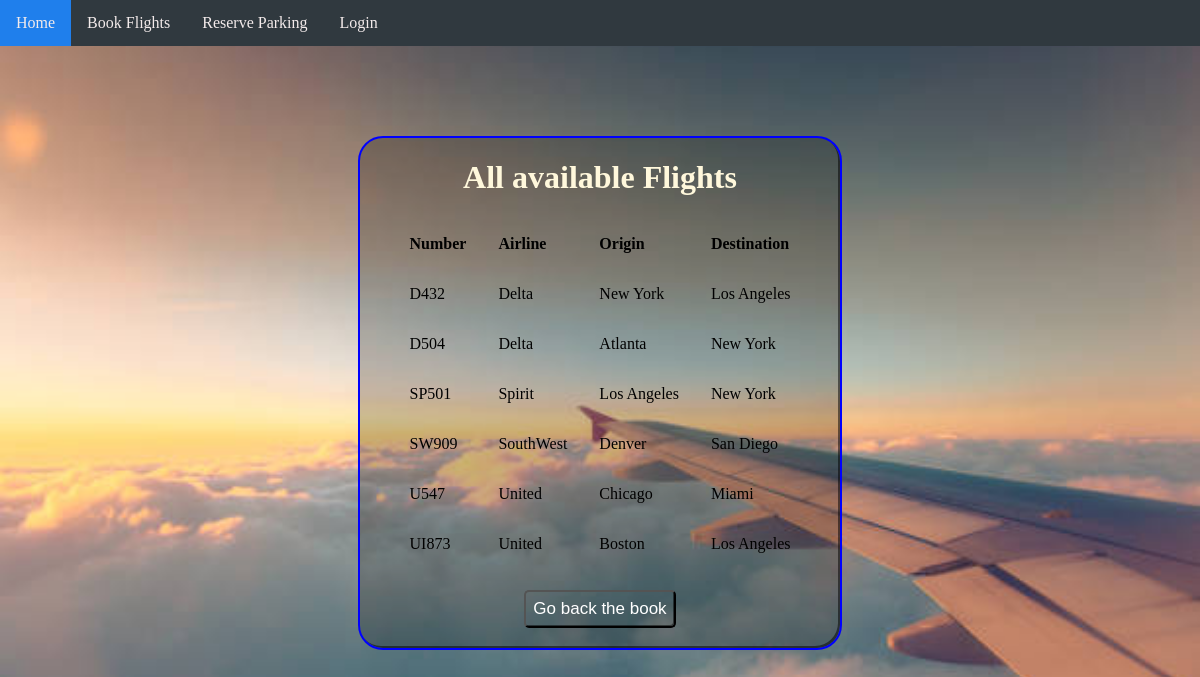
The page /viewFlights.php on the database its author committed.
### tables this page shows
CREATE TABLE `flights` (
  `f_no` varchar(20) NOT NULL,
  `f_name` varchar(30) NOT NULL,
  `f_src` varchar(20) NOT NULL,
  `f_dest` varchar(20) NOT NULL,
  PRIMARY KEY (`f_no`),
  KEY `fk_flights_1_idx` (`f_no`),
  KEY `index1` (`f_no`)
);

### viewFlights.php (the view, shortened to what this page needs)
<!doctype html>
<html>
<head>
</head>
<body>
<?php
include ("nav.php");
$conn = mysqli_connect("localhost","afinch6","afinch6","afinch6");
$sql = "SELECT *
  FROM flights";
$result = mysqli_query($conn, $sql);
$rows = array();
while($row = mysqli_fetch_array($result)) {
  $rows[] = $row;
}
?>
<link href="style.css" type="text/css" rel="stylesheet"/>
</head>
<body>
<div id="mainarea">
<h1 align="center"><font color="Cornsilk" face="Times New Roman">All available Flights</font></h1>
<table align="center">
<tr>
    <th>Number</th>
	<th>Airline</th>
  <th>Origin</th>
  <th>Destination</th>
  </tr>
<?php
  	foreach($rows as $row){
      echo "<td>".$row[0]."</td>";
      echo "<td>".$row[1]."</td>";
      echo "<td>".$row[2]."</td>";
      echo "<td>".$row[3]."</td>";
    };
    ?>
  </table>
  <form action="book.php">
    <center>
    <input id="submit" type="submit" value="Go back the book" />
  </center>
</form>
</body>
</html>

### style.css (style rules this page uses)
html { background: url(plane.jpg) no-repeat center center fixed; -webkit-background-size: cover; -moz-background-size: cover; -o-background-size: cover; background-size: cover; }
#mainarea { width: 40%; height: 60%; margin: auto; border-radius: 25px; border: 2px solid blue; margin-top: 90px; padding-bottom: 20px; background-color: rgba(0,0,0,0.2); box-shadow: inset -2px -2px rgba(0,0,0,0.5); }
#submit { border-radius: 5px; background-color: rgba(0,0,0,0); padding: 7px 7px 7px 7px; box-shadow: inset -1px -1px rgba(0,0,0,0.5); font-size: 17px; margin:auto; margin-top: 20px; display:block; color: white; }
th, td { padding: 15px; text-align: left; }
body { margin: 0; }

### rows shown on the page
flights: f_no "D432", f_name "Delta", f_src "New York", f_dest "Los Angeles"
flights: f_no "D504", f_name "Delta", f_src "Atlanta", f_dest "New York"
flights: f_no "SP501", f_name "Spirit", f_src "Los Angeles", f_dest "New York"
flights: f_no "SW909", f_name "SouthWest", f_src "Denver", f_dest "San Diego"
flights: f_no "U547", f_name "United", f_src "Chicago", f_dest "Miami"
flights: f_no "UI873", f_name "United", f_src "Boston", f_dest "Los Angeles"
